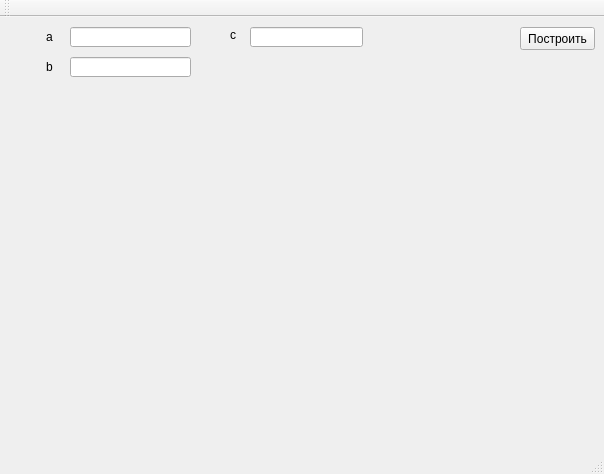
<?xml version="1.0" encoding="UTF-8"?>
<ui version="4.0">
 <class>MainWindow</class>
 <widget class="QMainWindow" name="MainWindow">
  <property name="geometry">
   <rect>
    <x>0</x>
    <y>0</y>
    <width>604</width>
    <height>474</height>
   </rect>
  </property>
  <property name="windowTitle">
   <string>MainWindow</string>
  </property>
  <widget class="QWidget" name="centralWidget">
   <widget class="QPushButton" name="pushButton">
    <property name="geometry">
     <rect>
      <x>520</x>
      <y>10</y>
      <width>75</width>
      <height>23</height>
     </rect>
    </property>
    <property name="text">
     <string>Построить</string>
    </property>
   </widget>
   <widget class="QCustomPlot" name="widget" native="true">
    <property name="geometry">
     <rect>
      <x>49</x>
      <y>79</y>
      <width>501</width>
      <height>351</height>
     </rect>
    </property>
   </widget>
   <widget class="QLabel" name="label">
    <property name="geometry">
     <rect>
      <x>46</x>
      <y>10</y>
      <width>16</width>
      <height>20</height>
     </rect>
    </property>
    <property name="text">
     <string>a</string>
    </property>
   </widget>
   <widget class="QLineEdit" name="lineEdit">
    <property name="geometry">
     <rect>
      <x>70</x>
      <y>10</y>
      <width>121</width>
      <height>20</height>
     </rect>
    </property>
   </widget>
   <widget class="QLabel" name="label_2">
    <property name="geometry">
     <rect>
      <x>46</x>
      <y>40</y>
      <width>21</width>
      <height>20</height>
     </rect>
    </property>
    <property name="text">
     <string>b</string>
    </property>
   </widget>
   <widget class="QLineEdit" name="lineEdit_2">
    <property name="geometry">
     <rect>
      <x>70</x>
      <y>40</y>
      <width>121</width>
      <height>20</height>
     </rect>
    </property>
   </widget>
   <widget class="QLabel" name="label_3">
    <property name="geometry">
     <rect>
      <x>230</x>
      <y>10</y>
      <width>16</width>
      <height>16</height>
     </rect>
    </property>
    <property name="text">
     <string>c</string>
    </property>
   </widget>
   <widget class="QLineEdit" name="lineEdit_3">
    <property name="geometry">
     <rect>
      <x>250</x>
      <y>10</y>
      <width>113</width>
      <height>20</height>
     </rect>
    </property>
   </widget>
  </widget>
  <widget class="QMenuBar" name="menuBar">
   <property name="geometry">
    <rect>
     <x>0</x>
     <y>0</y>
     <width>604</width>
     <height>21</height>
    </rect>
   </property>
  </widget>
  <widget class="QToolBar" name="mainToolBar">
   <attribute name="toolBarArea">
    <enum>TopToolBarArea</enum>
   </attribute>
   <attribute name="toolBarBreak">
    <bool>false</bool>
   </attribute>
  </widget>
  <widget class="QStatusBar" name="statusBar"/>
 </widget>
 <layoutdefault spacing="6" margin="11"/>
 <customwidgets>
  <customwidget>
   <class>QCustomPlot</class>
   <extends>QWidget</extends>
   <header>qcustomplot.h</header>
   <container>1</container>
  </customwidget>
 </customwidgets>
 <resources/>
 <connections/>
</ui>
